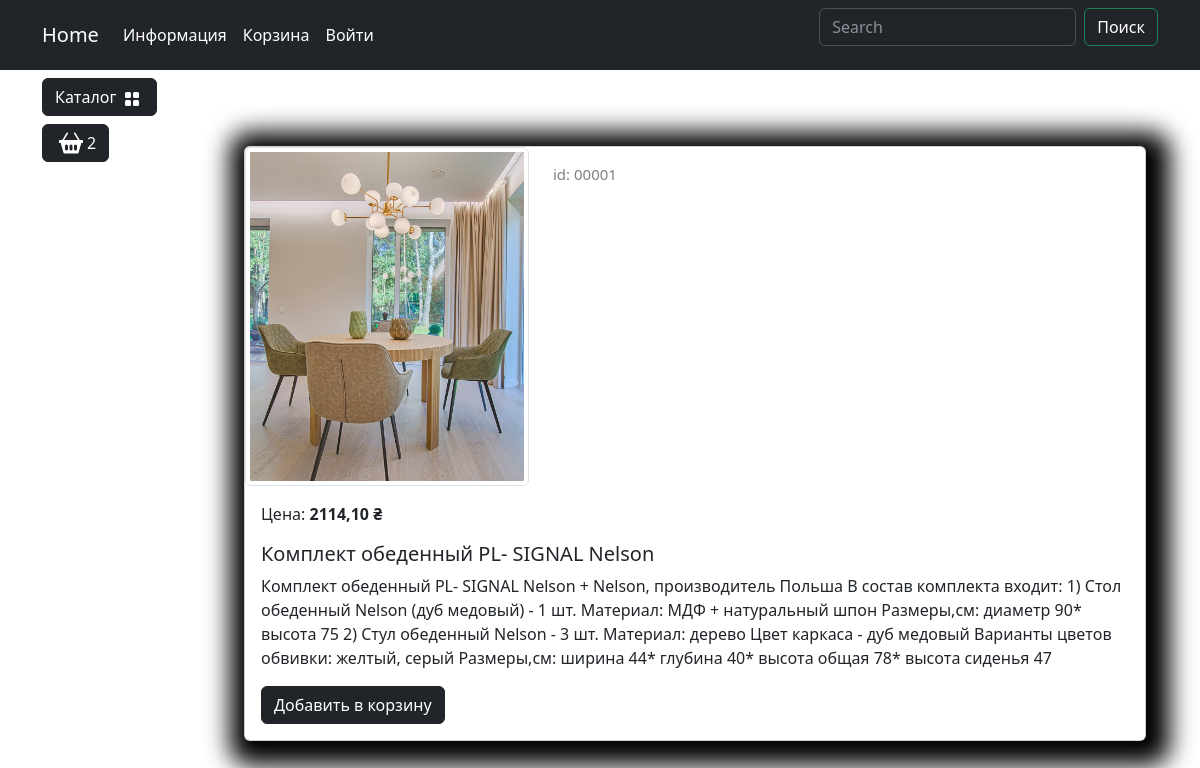
Screenshot of /catalog/product/chajnyj-stolik-i-tri-stula/ with the database file from the repository.
### carts/models.py (models this page shows, shortened)
class Cart(models.Model):
    user = models.ForeignKey(to=User, on_delete=models.CASCADE, blank=True, null=True, verbose_name='Пользователь')
    product = models.ForeignKey(to=Products, on_delete=models.CASCADE, verbose_name='Товар')
    quantity = models.PositiveSmallIntegerField(default=0, verbose_name='Количество')
    session_key = models.CharField(max_length=32, null=True, blank=True)
    created_timestamp = models.DateTimeField(auto_now_add=True, verbose_name='Дата добавления')
    class Meta:
        db_table = 'cart'
        verbose_name = "Корзина"
        verbose_name_plural = "Корзина"
    objects = CartQueryset().as_manager()
    def products_price(self):
        return round(self.product.sell_price() * self.quantity, 2)

### goods/models.py (models this page shows, shortened)
class Products(models.Model):
    name = models.CharField(max_length=150, unique=True, verbose_name='Название')
    slug = models.SlugField(max_length=200, unique=True, blank=True, null=False, verbose_name='URL')
    description = models.TextField(blank=True, null=True, verbose_name='Описание товара')
    image = models.ImageField(upload_to='goods_images', blank=True, null=True, verbose_name='Изображение товра')
    price = models.DecimalField(default=0.00, max_digits=7, decimal_places=2, verbose_name='Стоимость товара')
    discount = models.DecimalField(default=0.00, max_digits=7, decimal_places=2, verbose_name='Скидка на товар в %')
    quantity = models.PositiveIntegerField(default=0, verbose_name='Колличество товара')
    category = models.ForeignKey(to=Categories, on_delete=models.CASCADE, verbose_name='Категория')
    class Meta:
        db_table = 'product'
        verbose_name = 'Продукт'
        verbose_name_plural = 'Продукты'
        ordering = ('id',)
    def display_id(self):
        return f"{self.id:05}"
    def sell_price(self):
        if self.discount:
            return round(self.price - self.price * self.discount / 100, 2)
        return self.price

### goods/views.py (the view)
# urls.py: path("product/<slug:product_slug>/", views.product, name="product"),
def product(request, product_slug):
    product = Products.objects.get(slug=product_slug)
    context: dict[str, Products]={
        'product': product
    }
    return render(request, 'goods/product.html', context=context)

### carts/models.py (called while the page is built)
    def total_price(self):
        return sum(cart.products_price() for cart in self)

    def total_quantity(self):
        if self:
            return sum(cart.quantity for cart in self)
        return 0

### carts/templatetags/carts_tags.py (called while the page is built)
@register.simple_tag()
def user_carts(request):
    return get_user_carts(request)

### carts/utils.py (called while the page is built)
def get_user_carts(request):
    if request.user.is_authenticated:
        return Cart.objects.filter(user=request.user).select_related('product')
    if not request.session.session_key:
        request.session.create()
    return Cart.objects.filter(session_key=request.session.session_key).select_related('product')

### goods/templatetags/goods_tags.py (called while the page is built)
@register.simple_tag()
def tag_categories():
    return Categories.objects.all()

### goods/templates/goods/product.html (shortened to what this page needs)
{% extends "base.html" %}
{% load static %}
{% block modal_cart %}
{% include 'includes/cart_button.html' %}
{% endblock %}
{% block content %}
                    <div class="container mt-5">
                        <div class="card mb-4 custom-shadow">
                            <div class="row">
                                <div class="col-md-4">
                                    <img src="{{ product.image.url }}"
                                        class="img-thumbnail" data-bs-toggle="modal" data-bs-target="#imageModal1">
                                </div>
                                <div class="col-md-4 ">
                                    <p class="product_id mt-3">id: {{ product.display_id }}</p>
                                </div>
                            </div>
                            <div class="card-body">
                                <p class="card-text">Цена: <strong>{{  product.sell_price }} ₴</strong></p>
                                <h5 class="card-title">{{ product.name }}</h5>
                                <p class="card-text">{{ product.description }}</p>
                                <a href="{% url 'cart:cart_add' product.slug %}" class="btn btn-dark add-to-cart">
                                    Добавить в корзину</a>
                            </div>
                        </div>
                    </div>
{% endblock %}

### templates/includes/cart_button.html (shortened to what this page needs)
{% load static %}
{% load carts_tags %}
{% user_carts request as carts %}
                <div>
                    <button type="button" class="btn btn-dark btn-secondary d-flex" id="modalButton"
                        aria-expanded="false">
                        <img class="mx-1" src="{% static 'deps/icons/basket2-fill.svg' %}" alt="Catalog Icon" width="24"
                            height="24">
                        <span id="goods-in-cart-count">{{ carts.total_quantity }}</span>
                    </button>
                </div>

### static/deps/css/my_css.css (style rules this page uses)
body { background-image: url("../images/bg-image.jpg"); background-repeat: no-repeat; background-attachment: fixed; background-position: center center; background-size: cover; height: 100%; }
.custom-shadow { box-shadow: 5px 5px 25px 19px #000000; }
.product_id { color: gray; font-size: 15px; }

### rows the page displays
Cart: total_quantity "2"
Products: image (picture), display_id "00001", sell_price "2114,10", name "Комплект обеденный PL- SIGNAL Nelson", description "Комплект обеденный PL- SIGNAL Nelson + Nelson, производитель Польша В состав комплекта входит: 1) Стол обеденный Nelson (дуб медовый) - 1 шт. Материал: МДФ + натуральный шпон Размеры,см: диаметр 90* высота 75 2) Стул обеденный Nelson - 3 шт. Материал: дерево Цвет каркаса - дуб медовый Варианты цветов обвивки: желтый, серый Размеры,см: ширина 44* глубина 40* высота общая 78* высота сиденья 47"
